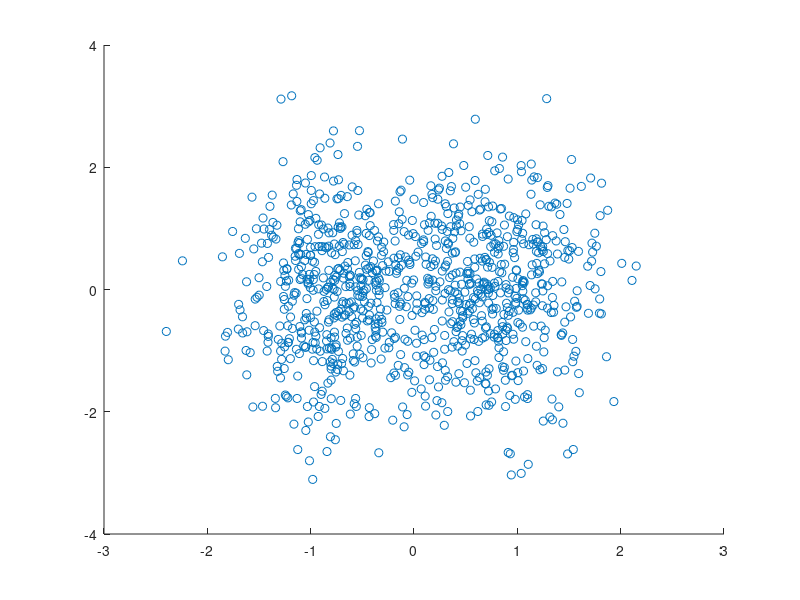

Recreate this plot in MATLAB. (Note: this script raises an error after producing the figure.)
close all;
rng default;
A = randn([500,2]);
B = randn([500,2]);
A(:,1) = A(:,1) / 2;
A(:,1) = A(:,1) - 0.75;
B(:,1) = B(:,1) / 2;
B(:,1) = B(:,1) + 0.75;
figure;
hold on;
scatter([A(:,1);B(:,1)], [A(:,2);B(:,2)]);
ellipse(1.25, 1, 0, 0, 0, 'r');
hold off;
title('Figure 1');
saveas(gcf, 'img/1.svg');
figure;
hold on;
scatter(A(:,1), A(:,2));
scatter(B(:,1), B(:,2));
ellipse(0.75, 1, 0, -0.75, 0, 'r');
ellipse(0.75, 1, 0, 0.75, 0, 'b');
hold off;
title('Figure 2');
saveas(gcf, 'img/2.svg');
